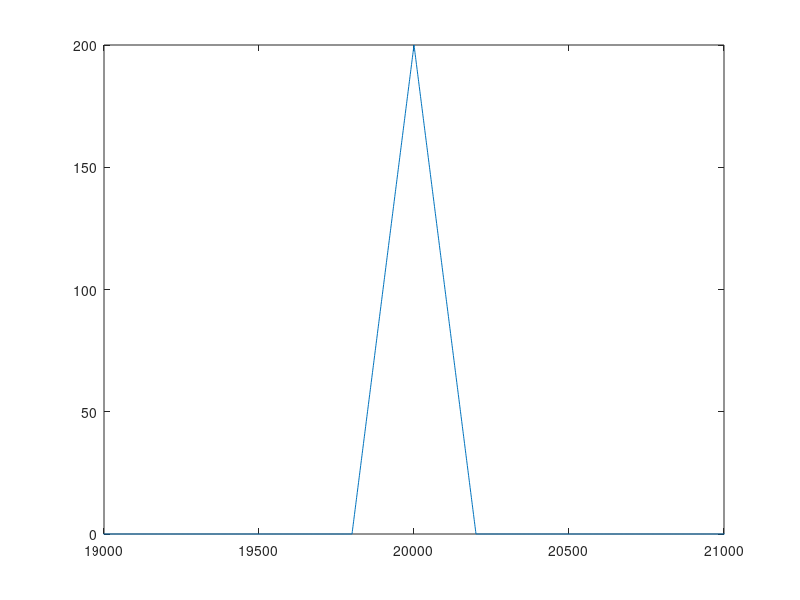

The MATLAB source for this figure:
fs = 10000;                             % Number of samples per second
t = -1:1/fs:1;                          % Time vector
x2 = rectpuls(t,20e-3);                 % Generating rectangular pulse 
s=conv(x2,x2);
%plot(s)
plot(s), axis([1.9e+4 2.1e+4 0 200])   % Plotting the pulse
 